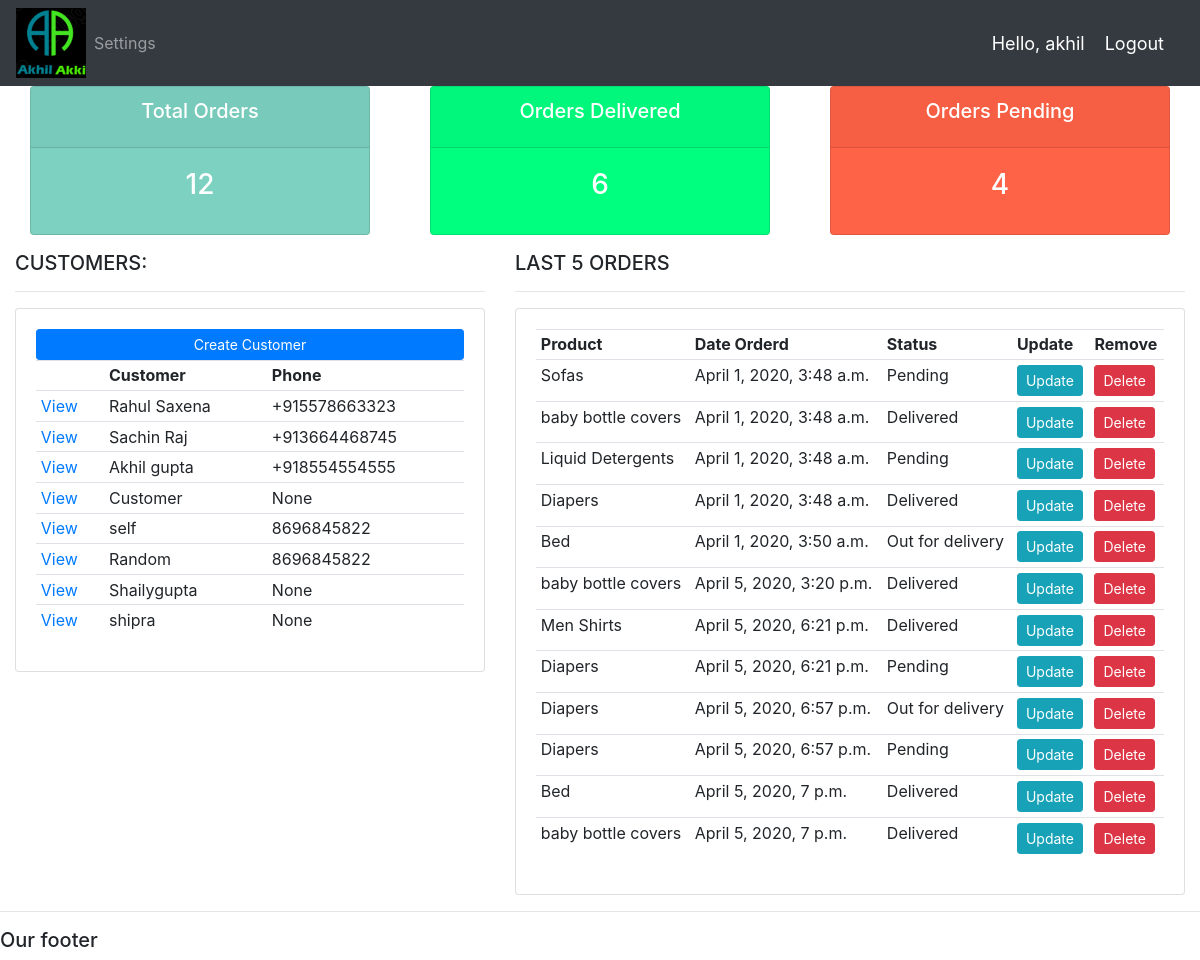
Screenshot of / (signed in) with the database file from the repository.
### crmapp/models.py (models this page shows, shortened)
class Customer(models.Model):
    user = models.OneToOneField(User,null=True, blank = True,on_delete=models.CASCADE)
    name = models.CharField(max_length=200,null=True )
    phone = models.CharField(max_length=200,null=True )
    email = models.CharField(max_length=200,null=True)
    profile_pic = models.ImageField(default='default.jpeg',null=True,blank = True )
    date_created = models.DateTimeField(auto_now_add=True,null=True)

class Order(models.Model):
        STATUS = (
                    ('Pending','Pending'),
                    ('Out for delivery','Out for delivery'),
                    ('Delivered','Delivered'),
                 )
        customer = models.ForeignKey(Customer, null=True, on_delete= models.SET_NULL)
        product = models.ForeignKey(Product,null=True, on_delete = models.SET_NULL)
        date_created = models.DateTimeField(auto_now_add=True,null=True)
        status = models.CharField(max_length=200,null=True, choices = STATUS)
        note = models.CharField(max_length=200,null=True)

class Product(models.Model):
    CATEGORY = (
                ('Indoor','Indoor'),
                ('Outdoor','Outdoor'),
                )
    name =  models.CharField(max_length=200,null=True )
    price = models.FloatField(null=True )
    category = models.CharField(max_length=200,null=True, choices=CATEGORY)
    description = models.CharField(max_length=200,null=True,blank=True  )
    date_created = models.DateTimeField(auto_now_add=True,null=True)
    tags=models.ManyToManyField(Tag)
    def __str__(self):
        return self.name

### crmapp/decorators.py (the view)
	def wrapper_function(request, *args, **kwargs):
		group = None
		if request.user.groups.exists():
			group = request.user.groups.all()[0].name
		if group == 'customers':
			return redirect('user_page')
		if group == 'admin':
			return view_func(request, *args, **kwargs)

### crmapp/views.py (called while the page is built)
@login_required(login_url='login')#(decorators used in django)
@admin_only
def home(request):
    orders = Order.objects.all()#django database query)#will display list of all the customers
    customers = Customer.objects.all()
    total_customers = customers.count()#database query to count total no. of customers
    total_orders = orders.count()#database query to count total no. of orders
    delivered = orders.filter(status='Delivered').count()
    pending = orders.filter(status='Pending').count()
    context = {'orders':orders,'customers':customers,'total_orders':total_orders,
               'delivered':delivered,'pending':pending}
    return render(request,'crmapp/dashboard.html',context)

### crmapp/templates/crmapp/dashboard.html
{% extends 'crmapp/main.html' %}
{% block content %}
{% include 'crmapp/status.html' %}
<div class="row">
	<div class="col-md-5">
		<h5>CUSTOMERS:</h5>
		<hr>
		<div class="card card-body">
			<a class="btn btn-primary  btn-sm btn-block" href="">Create Customer</a>
			<table class="table table-sm">
				<tr>
					<th></th>
					<th>Customer</th>
					<th>Phone</th>
				</tr>
				{% for customer in customers %}
				<tr>
					<td><a href="{% url 'customer' customer.id %}">View</a></td>
					<td>{{customer.name}}</td>
					<td>{{customer.phone}}</td>
				</tr>
				{% endfor %}
			</table>
		</div>
	</div>
	<div class="col-md-7">
		<h5>LAST 5 ORDERS</h5>
		<hr>
		<div class="card card-body">
			<table class="table table-sm">
				<tr>
					<th>Product</th>
					<th>Date Orderd</th>
					<th>Status</th>
					<th>Update</th>
					<th>Remove</th>
				</tr>
				{% for order in orders %}
				<tr>
					<td>{{order.product}}</td>
					<td>{{order.date_created}}</td>
					<td>{{order.status}}</td>
					<td><a class="btn btn-sm btn-info" href="{% url 'update_order' order.id %}">Update</a></td>
					<td><a class="btn btn-sm btn-danger" href="{% url 'delete_order' order.id %}">Delete</a></td>
				</tr>
				{% endfor %}
			</table>
		</div>
	</div>
</div>
{% endblock %}

### crmapp/templates/crmapp/main.html (shortened to what this page needs)
{% load static %}
<head>
<link rel="stylesheet" href="https://stackpath.bootstrapcdn.com/bootstrap/4.3.1/css/bootstrap.min.css">
<link rel='stylesheet' type='text/css' href='{% static '/css/main.css' %}'>
{% include 'crmapp/navbar.html'%}
 </head>
<div class="container-fluid">
{% block content%}
{% endblock %}
</div>
<hr>
<h5>Our footer</h5>

### crmapp/templates/crmapp/navbar.html (shortened to what this page needs)
{% load static %}
<nav class="navbar navbar-expand-lg navbar-dark bg-dark">
 <img src="{% static 'img/log.png' %}">
  <div class="collapse navbar-collapse" id="navbarNav">
    <ul class="navbar-nav">
	{% if request.user.is_staff %}
      <li class="nav-item active">
        <a class="nav-link" href="{% url 'home' %}">Dashboard</a>
      </li>
      <li class="nav-item">
        <a class="nav-link" href="{% url 'products' %}">Products</a>
      </li>
	  {% else  %}
	  <li class = "nav-item">
	  <a class = "nav-link" href="{% url 'account' %}">Settings</a>
	  </li>
	  {% endif %}
    </ul>
  </div>
  <span class="hello-msg">Hello, {{request.user}}</span>
  <span ><a  class="hello-msg" href="{% url 'logout' %}">Logout</a></span>
</nav>

### crmapp/templates/crmapp/status.html
<div class="row">
	<div class="col">
		<div class="col-md">
			<div class="card text-center text-white  mb-3" id="total-orders">
			  	<div class="card-header">
			  		<h5 class="card-title">Total Orders</h5>
			  	</div>
			  	<div class="card-body">
			    	<h3 class="card-title">{{total_orders}}</h3>
			  	</div>
			</div>
		</div>
	</div>
	<div class="col">
		<div class="col-md">
			<div class="card text-center text-white  mb-3" id="orders-delivered">
			  	<div class="card-header">
			  		<h5 class="card-title">Orders Delivered</h5>
			  	</div>
			  	<div class="card-body">
			    	<h3 class="card-title">{{delivered}}</h3>
			  	</div>
			</div>
		</div>
	</div>
	<div class="col">
		<div class="col-md">
			<div class="card text-center text-white  mb-3" id="orders-pending">
			  	<div class="card-header">
			  		<h5 class="card-title">Orders Pending</h5>
			  	</div>
			  	<div class="card-body">
			    	<h3 class="card-title">{{pending}}</h3>
			  	</div>
			</div>
		</div>
	</div>
</div>

### crmapp/static/css/main.css (style rules this page uses)
#total-orders { background-color: #7CD1C0; }
#orders-delivered { background-color:#00FF7F; }
#orders-pending { background-color: #FF6347; }

### crmapp/templates/crmapp/navbar.html (style rules this page uses)
.hello-msg { font-size: 18px; color: #fff; margin-right: 20px; }

### rows the page displays
Customer: name "Rahul Saxena", phone "+915578663323"
Customer: name "Sachin Raj", phone "+913664468745"
Customer: name "Akhil gupta", phone "+918554554555"
Customer: name "Customer", phone "None"
Customer: name "self", phone "8696845822"
Customer: name "Random", phone "8696845822"
Customer: name "Shailygupta", phone "None"
Customer: name "shipra", phone "None"
Order: product "Sofas", date_created "April 1, 2020, 3:48 a.m.", status "Pending"
Order: product "baby bottle covers", date_created "April 1, 2020, 3:48 a.m.", status "Delivered"
Order: product "Liquid Detergents", date_created "April 1, 2020, 3:48 a.m.", status "Pending"
Order: product "Diapers", date_created "April 1, 2020, 3:48 a.m.", status "Delivered"
Order: product "Bed", date_created "April 1, 2020, 3:50 a.m.", status "Out for delivery"
Order: product "baby bottle covers", date_created "April 5, 2020, 3:20 p.m.", status "Delivered"
Order: product "Men Shirts", date_created "April 5, 2020, 6:21 p.m.", status "Delivered"
Order: product "Diapers", date_created "April 5, 2020, 6:21 p.m.", status "Pending"
Order: product "Diapers", date_created "April 5, 2020, 6:57 p.m.", status "Out for delivery"
Order: product "Diapers", date_created "April 5, 2020, 6:57 p.m.", status "Pending"
Order: product "Bed", date_created "April 5, 2020, 7 p.m.", status "Delivered"
Order: product "baby bottle covers", date_created "April 5, 2020, 7 p.m.", status "Delivered"

### other values shown
{{ request.user }} "akhil"
{{ total_orders }} "12"
{{ delivered }} "6"
{{ pending }} "4"
